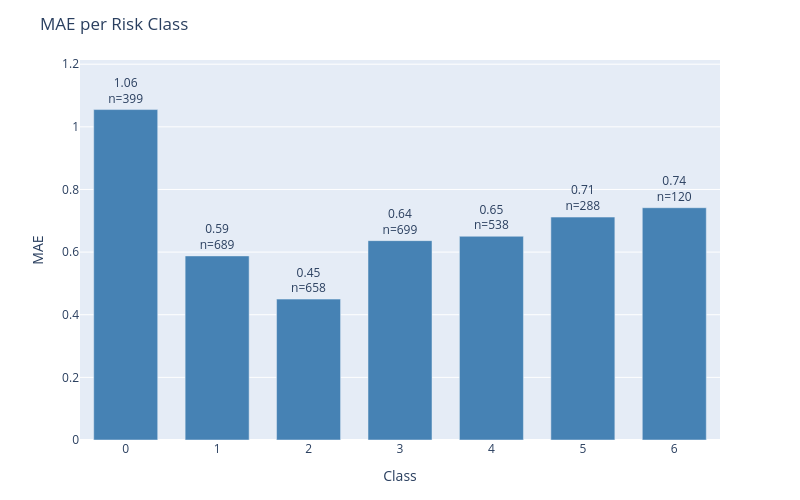

The notebook cell saved with this chart:
### Code cell
plot_error_by_group(
    df=results_test,
    y_true_col='actual',
    y_pred_col='prediction',
    group_by='class',
    metric='mae',
    title='MAE per Risk Class'
)

### Figure 1 — Plotly figure (JSON) as saved in the notebook; plotly's stock layout.template omitted (floating-point values rounded to 4 significant figures)
{"data": [{"marker": {"color": "steelblue"}, "text": ["1.06<br>n=399", "0.59<br>n=689", "0.45<br>n=658", "0.64<br>n=699", "0.65<br>n=538", "0.71<br>n=288", "0.74<br>n=120"], "textposition": "outside", "type": "bar", "x": ["0", "1", "2", "3", "4", "5", "6"], "y": [1.055, 0.5878, 0.4498, 0.6366, 0.6506, 0.7118, 0.7417]}], "layout": {"bargap": 0.3, "height": 500, "margin": {"b": 60, "t": 60}, "title": {"text": "MAE per Risk Class"}, "uniformtext": {"minsize": 8, "mode": "hide"}, "width": 800, "xaxis": {"title": {"text": "Class"}}, "yaxis": {"range": [0, 1.213], "title": {"text": "MAE"}}}}
